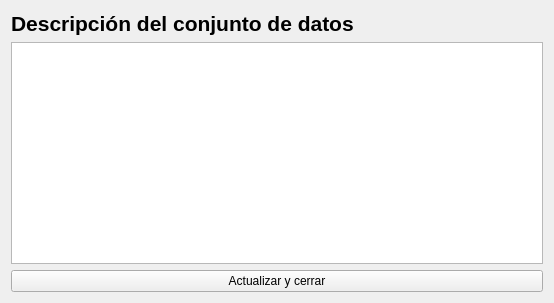
<?xml version="1.0" encoding="UTF-8"?>
<ui version="4.0">
 <class>Form</class>
 <widget class="QWidget" name="Form">
  <property name="geometry">
   <rect>
    <x>0</x>
    <y>0</y>
    <width>554</width>
    <height>303</height>
   </rect>
  </property>
  <property name="windowTitle">
   <string>Descripción del conjunto de datos</string>
  </property>
  <layout class="QVBoxLayout" name="verticalLayout">
   <item>
    <widget class="QLabel" name="label">
     <property name="font">
      <font>
       <pointsize>16</pointsize>
       <weight>75</weight>
       <bold>true</bold>
      </font>
     </property>
     <property name="text">
      <string>Descripción del conjunto de datos</string>
     </property>
    </widget>
   </item>
   <item>
    <widget class="QPlainTextEdit" name="textDescripcion"/>
   </item>
   <item>
    <widget class="QPushButton" name="btnActualizar">
     <property name="sizePolicy">
      <sizepolicy hsizetype="Expanding" vsizetype="Fixed">
       <horstretch>0</horstretch>
       <verstretch>0</verstretch>
      </sizepolicy>
     </property>
     <property name="text">
      <string>Actualizar y cerrar</string>
     </property>
    </widget>
   </item>
  </layout>
 </widget>
 <resources/>
 <connections/>
</ui>
